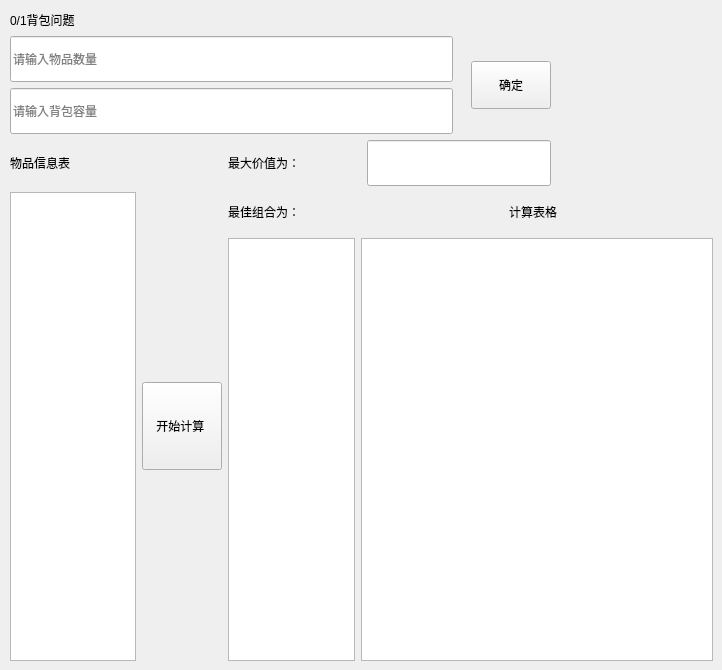
            <widget class="QWidget" name="page_5">
             <widget class="QWidget" name="gridLayoutWidget_2">
              <property name="geometry">
               <rect>
                <x>10</x>
                <y>10</y>
                <width>703</width>
                <height>651</height>
               </rect>
              </property>
              <layout class="QGridLayout" name="gridLayout_2">
               <item row="0" column="0">
                <widget class="QLabel" name="label_6">
                 <property name="text">
                  <string>0/1背包问题</string>
                 </property>
                </widget>
               </item>
               <item row="4" column="0">
                <widget class="QLabel" name="label_7">
                 <property name="minimumSize">
                  <size>
                   <width>0</width>
                   <height>40</height>
                  </size>
                 </property>
                 <property name="styleSheet">
                  <string notr="true">QLabel {
    min-height: 40px; /* 最小高度 30 像素 */
    font: bold 12pt &quot;微软雅黑&quot;; 
}</string>
                 </property>
                 <property name="text">
                  <string>物品信息表</string>
                 </property>
                </widget>
               </item>
               <item row="4" column="1">
                <spacer name="horizontalSpacer_4">
                 <property name="orientation">
                  <enum>Qt::Orientation::Horizontal</enum>
                 </property>
                 <property name="sizeType">
                  <enum>QSizePolicy::Policy::Fixed</enum>
                 </property>
                 <property name="sizeHint" stdset="0">
                  <size>
                   <width>80</width>
                   <height>20</height>
                  </size>
                 </property>
                </spacer>
               </item>
               <item row="7" column="3" colspan="10">
                <widget class="QTableWidget" name="calculating_table">
                 <property name="styleSheet">
                  <string notr="true">/* 定义垂直滑动条滑块样式 */
QScrollBar::handle:vertical {
    background: rgb(167, 167, 167)/* 定义垂直滑动条滑块样式 */
QScrollBar::handle:vertical {
    background: rgb(31, 31, 31); /* 滑块颜色，可替换为其他颜色值（如 #FF5722 橙色） */
    border: 2px solid #333; /* 滑块边框 */
    border - radius: 5px; /* 滑块圆角 */
}

/* 定义垂直滑动条槽（轨道）样式 */
QScrollBar::groove:vertical {
    background: rgb(40, 40, 40); /* 槽颜色，可替换为其他深色值（如 #333333） */
    border - radius: 5px; /* 槽圆角 */
}; /* 滑块颜色，可替换为其他颜色值（如 #FF5722 橙色） */
    border: 2px solid #333; /* 滑块边框 */
    border - radius: 5px; /* 滑块圆角 */
}

/* 定义垂直滑动条槽（轨道）样式 */
QScrollBar::groove:vertical {
    background: rgb(150, 150, 150); /* 槽颜色，可替换为其他深色值（如 #333333） */
    border - radius: 5px; /* 槽圆角 */
}</string>
                 </property>
                </widget>
               </item>
               <item row="6" column="0" rowspan="2">
                <widget class="QTableWidget" name="items_table">
                 <property name="styleSheet">
                  <string notr="true">/* 定义垂直滑动条滑块样式 */
QScrollBar::handle:vertical {
    background: rgb(167, 167, 167)/* 定义垂直滑动条滑块样式 */
QScrollBar::handle:vertical {
    background: rgb(31, 31, 31); /* 滑块颜色，可替换为其他颜色值（如 #FF5722 橙色） */
    border: 2px solid #333; /* 滑块边框 */
    border - radius: 5px; /* 滑块圆角 */
}

/* 定义垂直滑动条槽（轨道）样式 */
QScrollBar::groove:vertical {
    background: rgb(40, 40, 40); /* 槽颜色，可替换为其他深色值（如 #333333） */
    border - radius: 5px; /* 槽圆角 */
}; /* 滑块颜色，可替换为其他颜色值（如 #FF5722 橙色） */
    border: 2px solid #333; /* 滑块边框 */
    border - radius: 5px; /* 滑块圆角 */
}

/* 定义垂直滑动条槽（轨道）样式 */
QScrollBar::groove:vertical {
    background: rgb(150, 150, 150); /* 槽颜色，可替换为其他深色值（如 #333333） */
    border - radius: 5px; /* 槽圆角 */
}</string>
                 </property>
                </widget>
               </item>
               <item row="0" column="8" colspan="2">
                <spacer name="horizontalSpacer_2">
                 <property name="orientation">
                  <enum>Qt::Orientation::Horizontal</enum>
                 </property>
                 <property name="sizeHint" stdset="0">
                  <size>
                   <width>40</width>
                   <height>20</height>
                  </size>
                 </property>
                </spacer>
               </item>
               <item row="6" column="1" rowspan="2">
                <widget class="QPushButton" name="Start_2">
                 <property name="styleSheet">
                  <string notr="true">QPushButton {
    min-height: 80px; /* 最小高度 30 像素 */
    font: bold 12pt &quot;微软雅黑&quot;; 
}</string>
                 </property>
                 <property name="text">
                  <string>开始计算 </string>
                 </property>
                </widget>
               </item>
               <item row="0" column="10">
                <spacer name="horizontalSpacer_3">
                 <property name="orientation">
                  <enum>Qt::Orientation::Horizontal</enum>
                 </property>
                 <property name="sizeHint" stdset="0">
                  <size>
                   <width>40</width>
                   <height>20</height>
                  </size>
                 </property>
                </spacer>
               </item>
               <item row="2" column="0" colspan="6">
                <widget class="QLineEdit" name="item_num">
                 <property name="styleSheet">
                  <string notr="true">QLineEdit {
    min-height: 40px; /* 最小高度 30 像素 */
    font: bold 12pt &quot;微软雅黑&quot;; 
}</string>
                 </property>
                 <property name="placeholderText">
                  <string>请输入物品数量</string>
                 </property>
                </widget>
               </item>
               <item row="6" column="2">
                <widget class="QLabel" name="label_15">
                 <property name="styleSheet">
                  <string notr="true">QLabel {
    min-height: 40px; /* 最小高度 30 像素 */
    font: bold 12pt &quot;微软雅黑&quot;; 
}</string>
                 </property>
                 <property name="text">
                  <string>最佳组合为：</string>
                 </property>
                </widget>
               </item>
               <item row="4" column="2">
                <widget class="QLabel" name="label_8">
                 <property name="styleSheet">
                  <string notr="true">QLabel {
    min-height: 40px; /* 最小高度 30 像素 */
    font: bold 12pt &quot;微软雅黑&quot;; 
}</string>
                 </property>
                 <property name="text">
                  <string>最大价值为：</string>
                 </property>
                </widget>
               </item>
               <item row="6" column="5" colspan="7" alignment="Qt::AlignmentFlag::AlignRight">
                <widget class="QLabel" name="label_16">
                 <property name="styleSheet">
                  <string notr="true">QLabel {
    min-height: 40px; /* 最小高度 30 像素 */
    font: bold 12pt &quot;微软雅黑&quot;; 
}</string>
                 </property>
                 <property name="text">
                  <string>计算表格</string>
                 </property>
                </widget>
               </item>
               <item row="0" column="12">
                <spacer name="horizontalSpacer">
                 <property name="orientation">
                  <enum>Qt::Orientation::Horizontal</enum>
                 </property>
                 <property name="sizeHint" stdset="0">
                  <size>
                   <width>40</width>
                   <height>20</height>
                  </size>
                 </property>
                </spacer>
               </item>
               <item row="7" column="2">
                <widget class="QTextEdit" name="plan_output">
                 <property name="readOnly">
                  <bool>true</bool>
                 </property>
                </widget>
               </item>
               <item row="6" column="4">
                <spacer name="horizontalSpacer_6">
                 <property name="orientation">
                  <enum>Qt::Orientation::Horizontal</enum>
                 </property>
                 <property name="sizeType">
                  <enum>QSizePolicy::Policy::Fixed</enum>
                 </property>
                 <property name="sizeHint" stdset="0">
                  <size>
                   <width>80</width>
                   <height>20</height>
                  </size>
                 </property>
                </spacer>
               </item>
               <item row="4" column="12">
                <spacer name="horizontalSpacer_7">
                 <property name="orientation">
                  <enum>Qt::Orientation::Horizontal</enum>
                 </property>
                 <property name="sizeType">
                  <enum>QSizePolicy::Policy::Fixed</enum>
                 </property>
                 <property name="sizeHint" stdset="0">
                  <size>
                   <width>150</width>
                   <height>20</height>
                  </size>
                 </property>
                </spacer>
               </item>
               <item row="4" column="4" colspan="7">
                <widget class="QLineEdit" name="max_value">
                 <property name="styleSheet">
                  <string notr="true">QLineEdit {
    min-height: 40px; /* 最小高度 30 像素 */
    font: bold 12pt &quot;微软雅黑&quot;; 
}</string>
                 </property>
                 <property name="readOnly">
                  <bool>true</bool>
                 </property>
                </widget>
               </item>
               <item row="3" column="0" colspan="6">
                <widget class="QLineEdit" name="package_max">
                 <property name="styleSheet">
                  <string notr="true">QLineEdit {
    min-height: 40px; /* 最小高度 30 像素 */
    font: bold 12pt &quot;微软雅黑&quot;; 
}</string>
                 </property>
                 <property name="placeholderText">
                  <string>请输入背包容量</string>
                 </property>
                </widget>
               </item>
               <item row="2" column="8" rowspan="2" colspan="3">
                <widget class="QPushButton" name="define">
                 <property name="styleSheet">
                  <string notr="true">QPushButton {
    min-height: 40px; /* 最小高度 30 像素 */
    font: bold 12pt &quot;微软雅黑&quot;; 
}</string>
                 </property>
                 <property name="text">
                  <string>确定</string>
                 </property>
                </widget>
               </item>
              </layout>
             </widget>
            </widget>
